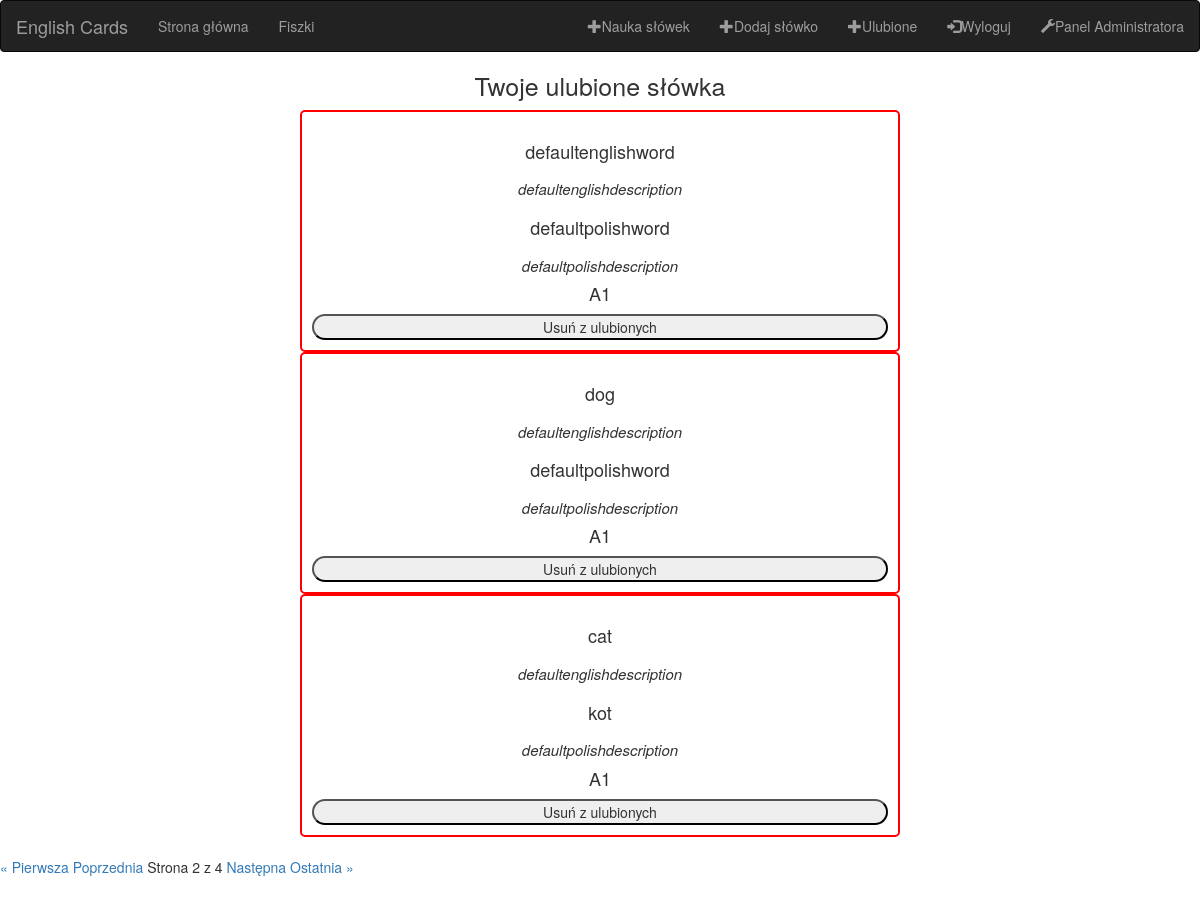
Page /ulubione/?page=2 (signed in) on the committed database.
### words/models.py (models this page shows, shortened)
class FavoriteUserCards(models.Model):
    user = models.ForeignKey(User, verbose_name="Użytkownik",on_delete=models.CASCADE)
    card = models.ForeignKey(MemoryCard, verbose_name="Karta",on_delete=models.CASCADE)
    class Meta:
        verbose_name = "Ulubiona karta"
        verbose_name_plural = "Ulubione karty"

class MemoryCard(models.Model):
    polishName = models.CharField(verbose_name="Polskie słowo", blank=False, null=False, default = "defaultpolishword", max_length=50)
    englishName = models.CharField(verbose_name="Angielskie słowo", blank=False, null=False, default = "defaultenglishword", max_length=50)
    polishDescription = models.TextField(verbose_name="Polski opis", blank=False, null=False, default = "defaultpolishdescription", max_length=500)
    englishDescription = models.TextField(verbose_name="Angielski opis", blank=False, null=False, default = "defaultenglishdescription", max_length=500)
    wordLevel = models.IntegerField(choices=english_level, default=0, verbose_name='Poziom słówka')
    confirmation_status = models.IntegerField(choices=confirmation_status, default=0, verbose_name='Status')
    class Meta:
        verbose_name = "Słówko"
        verbose_name_plural = "Słówka"

### logins/views.py (the view, shortened to what this page needs)
# urls.py: path('ulubione/', logins_views.userFavorites, name = 'userFavorites'),
def userFavorites(request):
    favoriteCards = FavoriteUserCards.objects.filter(user = request.user)
    paginator = Paginator(favoriteCards, 3)
    page_number = request.GET.get("page")
    favoriteCards = paginator.get_page(page_number)
    context = {'favoriteCards': favoriteCards}
    iterator = 0
    return render (request, 'logins/userfavorites.html',context)

### logins/templates/logins/userfavorites.html (shortened to what this page needs)
{% load static %}
{% include 'navbar.html' %}
<link rel ="stylesheet" href ="{% static 'logins/userfavorites.css' %}">
<h1>Twoje ulubione słówka</h1>
{% for favorite in favoriteCards %}
<form method="POST">
<div class = "word">
    <h2>{{favorite.card.englishName}}</h2>
    <h3>{{favorite.card.englishDescription}}</h3>
    <h2>{{favorite.card.polishName}}</h2>
    <h3>{{favorite.card.polishDescription}}</h3>
    <h4>{{favorite.card.get_wordLevel_display}}</h4>
    <input type="submit" value="Usuń z ulubionych" name="{{favorite.card.englishName}},{{favorite.card.polishName}}" style="width: 100%;border-radius: 30px;">
    </div>
    </form>
{% endfor %}
<div class="pagination">
    <span class="step-links">
        {% if favoriteCards.has_previous %}
            <a href="?page=1">&laquo; Pierwsza</a>
            <a href="?page={{ favoriteCards.previous_page_number }}">Poprzednia</a>
        {% endif %}
        <span class="current">
            Strona {{ favoriteCards.number }} z {{ favoriteCards.paginator.num_pages }}
        </span>
        {% if favoriteCards.has_next %}
            <a href="?page={{ favoriteCards.next_page_number }}">Następna</a>
            <a href="?page={{ favoriteCards.paginator.num_pages }}">Ostatnia &raquo;</a>
        {% endif %}
    </span>
</div>

### logins/static/logins/userfavorites.css (style rules this page uses)
h2 { font-size: 18px; font-style: bold; }
h3 { font-size: 15px; font-style: italic; }
.word { width: 50%; text-align: center; border: 2px solid red; border-radius: 5px; margin: 0 auto; padding: 10px; word-wrap: break-word; }
h1 { text-align: center; font-size: 25px; }

### rows in the picture
FavoriteUserCards: card.englishName "defaultenglishword", card.englishDescription "defaultenglishdescription", card.polishName "defaultpolishword", card.polishDescription "defaultpolishdescription", card.wordLevel "A1"
FavoriteUserCards: card.englishName "dog", card.englishDescription "defaultenglishdescription", card.polishName "defaultpolishword", card.polishDescription "defaultpolishdescription", card.wordLevel "A1"
FavoriteUserCards: card.englishName "cat", card.englishDescription "defaultenglishdescription", card.polishName "kot", card.polishDescription "defaultpolishdescription", card.wordLevel "A1"

### other values in the picture
{{ favoriteCards.number }} "2"
{{ favoriteCards.paginator.num_pages }} "4"
